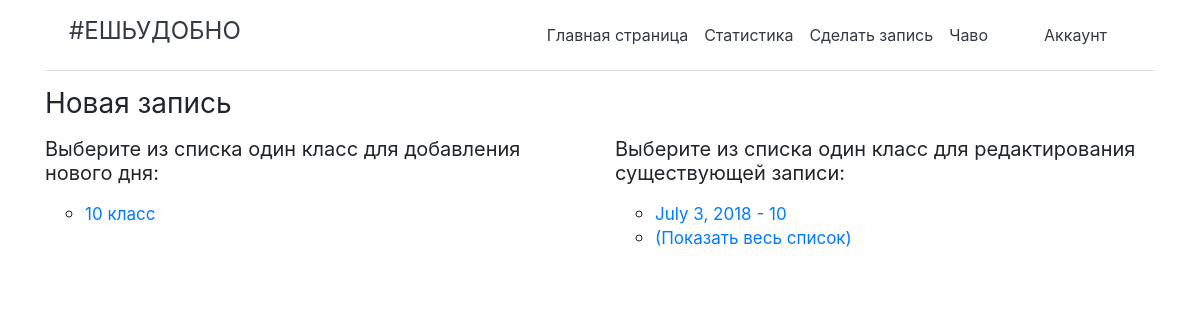
The page /write/ (signed in) on the database as committed earlier.
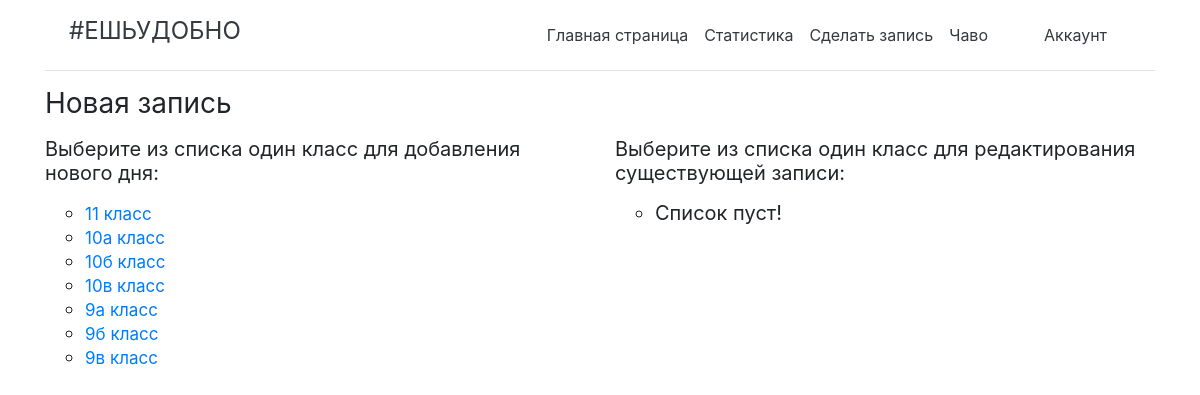
The same page on the database as committed later.
### app/models.py (models this page shows, shortened)
class SchoolClass(models.Model):
    school_class = models.CharField(max_length=10, help_text = 'Класс')
    class Meta:
    	ordering = ['school_class']

class State(models.Model):
    date = models.DateField(help_text = '- в формате гггг-мм-дд')
    status = models.CharField(max_length=1)
    people = models.ManyToManyField(People,
        help_text = '-выберите только тех, кто пришел!',
        related_name="peoples",
        blank = 'true')
    school_class = models.CharField(max_length=10)
    school_class_id = models.CharField(max_length=10)
    author = models.CharField(max_length=100)
    availability = models.CharField(max_length=2)
    class Meta:
        ordering = ['date']

### app/views.py (the view)
# urls.py: path('write/', views.writeindex, name = 'writeindex'),
@login_required
def writeindex(request):
    if request.user.groups.get().name == 'Writer':
        school_class = SchoolClass.objects.order_by('id')
        state_list = State.objects.filter(availability='+').order_by('-date')[0:5]
        return render(
            request,
            'app/writeindex.html',
            context = {'class':school_class, 'state_list':state_list})
    else:
        return render(
            request,
            'app/permissions.html')

### app/templates/app/writeindex.html (shortened to what this page needs)
{% extends "base_generic.html" %}
{% block content %}
<div class="container">
  <h3 class="font-weight-normal">Новая запись</<h3>
  <div class="row">
    <div class="col-sm-6">
      <h5 class="font-weight-normal">Выберите из списка один класc для добавления нового дня:</<h5>
      <ul class="ul">
        {% if class %}
          {% for i in class %}
            <li><a href='{{ i.id }}' class="href">{{i.school_class}} класс</a></li>
          {% endfor %}
          {% else %}
            <li class="list">Список пуст!</li>
        {% endif %}
      </ul>
    </div>
    <div class="col-sm-6">
      <h5 class="font-weight-normal">Выберите из списка один класс для редактирования существующей записи:</<h5>
      <ul class="ul">
        {% if state_list %}
          {% for i in state_list %}
            <li><a href="edit/{{i.id}}" class="href">{{i.date}} - {{i.school_class}}</a></li>
          {% endfor %}
            <li><a href="{% url 'list'%}" class="href">(Показать весь список)</a></li>
        {% else %}
          <li>Список пуст!</li>
        {% endif %}
      </ul>
    </div>
  </div>
</div>
{% endblock %}

### app/templates/base_generic.html (shortened to what this page needs)
<!DOCTYPE html>
<html lang="en">
<head>
  <link rel="stylesheet" href="https://stackpath.bootstrapcdn.com/bootstrap/4.1.1/css/bootstrap.min.css">
  {% load static %}
  {% block static %}<link rel="stylesheet" href="{% static 'css/styles.css' %}">{% endblock %}
</head>
<body>
  <div class="container">
    {% block sidebar %}
    <nav class="navbar navbar-expand-md bg-white box-shadow border-bottom align-items-center">
      <h4 class="font-weight-normal navbar-brand pl-2"><a class="text-dark" href="{% url 'index' %}">#ЕШЬУДОБНО</a></h4>
      <div class="collapse navbar-collapse" id="navbarsExampleDefault">
        <ul class="navbar-nav mr-md-4 mx-auto ">
          <li class="nav-item">
            <a class="p-2 text-dark nav-link" href="{% url 'index' %}">Главная страница</a>
          </li>
          <li class="nav-item">
            <a class="p-2 text-dark nav-link" href="{% url 'class' %}">Статистика</a>
          </li>
          <li class="nav-item">
            <a class="p-2 text-dark nav-link" href="{% url 'writeindex' %}">Сделать запись</a>
          </li>
          <li class="nav-item">
            <a class="pr-5 pl-2 text-dark nav-link" href="{% url 'faq'%}">Чаво</a>
          </li>
          {% if user.is_authenticated %}
            <li class="nav-item">
              <a class="p-2 text-dark nav-link" href="{% url 'account'%}">Аккаунт</a>
            </li>
          {% else %}
            <li class="nav-item">
              <a href="{% url 'login' %}" class="btn btn-outline-primary">Войти</a>
            </li>
          {% endif %}
        </ul>
      </div>
    </nav>
    {% endblock %}
  </div>
    <div class="pt-3">{% block content %}{% endblock %}</div>
</body>
</html>

### app/static/css/styles.css (style rules this page uses)
.href { font-size: 17px; }
.navbar-brand { font-size: 1.5rem; }
ul { list-style: circle; }

Rows that differ between the two databases and show on the page:
removed SchoolClass: school_class "10"
removed State: date "July 3, 2018", school_class "10"
added SchoolClass: school_class "11"
added SchoolClass: school_class "10а"
added SchoolClass: school_class "10б"
added SchoolClass: school_class "10в"
added SchoolClass: school_class "9а"
added SchoolClass: school_class "9б"
added SchoolClass: school_class "9в"
Other text that changed with them:
text no longer shown: "(Показать весь список)"
text now shown: "Список пуст!"
